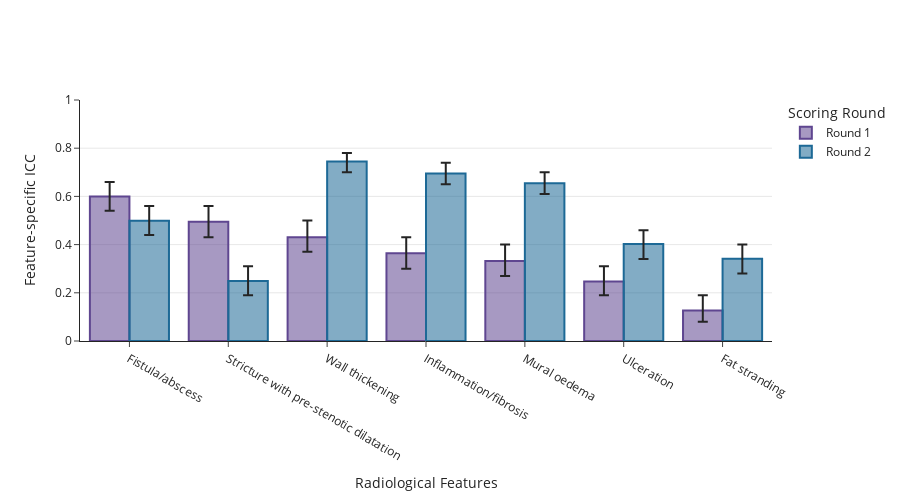

Source (notebook cell):
### Markdown cell above
# Combined plot

### Code cell
import plotly.graph_objects as go
import plotly.subplots as sp
import re
import plotly.express as px

def color_to_rgba(color, alpha=1.0):
    # If already rgba, just return
    if color.startswith('rgba'):
        return color
    # If already rgb, add alpha
    if color.startswith('rgb'):
        nums = re.findall(r'\d+', color)
        return f'rgba({nums[0]},{nums[1]},{nums[2]},{alpha})'
    # If hex, convert
    color = color.lstrip('#')
    return f'rgba({int(color[0:2],16)},{int(color[2:4],16)},{int(color[4:6],16)},{alpha})'


# Pick two distinct colors from the same qualitative palette
color_r1 = px.colors.qualitative.Prism[0]
color_r2 = px.colors.qualitative.Prism[1]

# Function to prepare ICC values + asymmetric error bars
def prepare_icc_data(results, features):
    icc_values = results.loc['ICC', features].values
    conf_intervals = results.loc['CI95%', features].values
    errors_lower = [icc_values[i] - conf_intervals[i][0] for i in range(len(icc_values))]
    errors_upper = [conf_intervals[i][1] - icc_values[i] for i in range(len(icc_values))]
    return icc_values, errors_lower, errors_upper

# Extract for both rounds
icc_r1, lower_r1, upper_r1 = prepare_icc_data(results_r1, features)
icc_r2, lower_r2, upper_r2 = prepare_icc_data(results_r2, features)

# Create subplot (1 row, 1 col)
fig = sp.make_subplots(rows=1, cols=1)

# Round 1 bars
fig.add_trace(go.Bar(
    x=features,
    y=icc_r1,
    error_y=dict(
        type='data',
        symmetric=False,
        array=upper_r1,
        arrayminus=lower_r1,
        thickness=2,
        width=5
    ),
    name='Round 1',
    marker=dict(
        color=color_to_rgba(color_r1, 0.55),
        line=dict(color=color_r1, width=2)
    )
), row=1, col=1)

# Round 2 bars
fig.add_trace(go.Bar(
    x=features,
    y=icc_r2,
    error_y=dict(
        type='data',
        symmetric=False,
        array=upper_r2,
        arrayminus=lower_r2,
        thickness=2,
        width=5
    ),
    name='Round 2',
    marker=dict(
        color=color_to_rgba(color_r2, 0.55),
        line=dict(color=color_r2, width=2)
    )
), row=1, col=1)

# Layout adjustments
fig.update_layout(
    xaxis_title="Radiological Features",
    yaxis_title="Feature-specific ICC",
    template="simple_white",
    width=900, height=500,
    barmode='group',   # grouped bars
    legend=dict(
        title="Scoring Round",
        orientation="v",
        # yanchor="bottom",
        # y=1.02,
        # xanchor="center",
        # x=0.5
    )
)
fig.update_yaxes(range=[0, 1], showgrid=True)

fig.show()

### Figure 1 — Plotly figure (JSON) as saved in the notebook; plotly's stock layout.template omitted (floating-point values rounded to 4 significant figures)
{"data": [{"error_y": {"array": [0.06027, 0.06548, 0.06942, 0.06633, 0.06793, 0.063, 0.0632], "arrayminus": [0.05973, 0.06452, 0.06058, 0.06367, 0.06207, 0.057, 0.0468], "symmetric": false, "thickness": 2, "type": "data", "width": 5}, "marker": {"color": "rgba(95,70,144,0.55)", "line": {"color": "rgb(95, 70, 144)", "width": 2}}, "name": "Round 1", "type": "bar", "x": ["Fistula/abscess", "Stricture with pre-stenotic dilatation", "Wall thickening", "Inflammation/fibrosis", "Mural oedema", "Ulceration", "Fat stranding"], "xaxis": "x", "y": [0.5997, 0.4945, 0.4306, 0.3637, 0.3321, 0.247, 0.1268], "yaxis": "y"}, {"error_y": {"array": [0.061, 0.06134, 0.03474, 0.04542, 0.04532, 0.05771, 0.05885], "arrayminus": [0.059, 0.05866, 0.04526, 0.04458, 0.04468, 0.06229, 0.06115], "symmetric": false, "thickness": 2, "type": "data", "width": 5}, "marker": {"color": "rgba(29,105,150,0.55)", "line": {"color": "rgb(29, 105, 150)", "width": 2}}, "name": "Round 2", "type": "bar", "x": ["Fistula/abscess", "Stricture with pre-stenotic dilatation", "Wall thickening", "Inflammation/fibrosis", "Mural oedema", "Ulceration", "Fat stranding"], "xaxis": "x", "y": [0.499, 0.2487, 0.7453, 0.6946, 0.6547, 0.4023, 0.3411], "yaxis": "y"}], "layout": {"barmode": "group", "height": 500, "legend": {"orientation": "v", "title": {"text": "Scoring Round"}}, "width": 900, "xaxis": {"anchor": "y", "domain": [0, 1], "title": {"text": "Radiological Features"}}, "yaxis": {"anchor": "x", "domain": [0, 1], "range": [0, 1], "showgrid": true, "title": {"text": "Feature-specific ICC"}}}}
